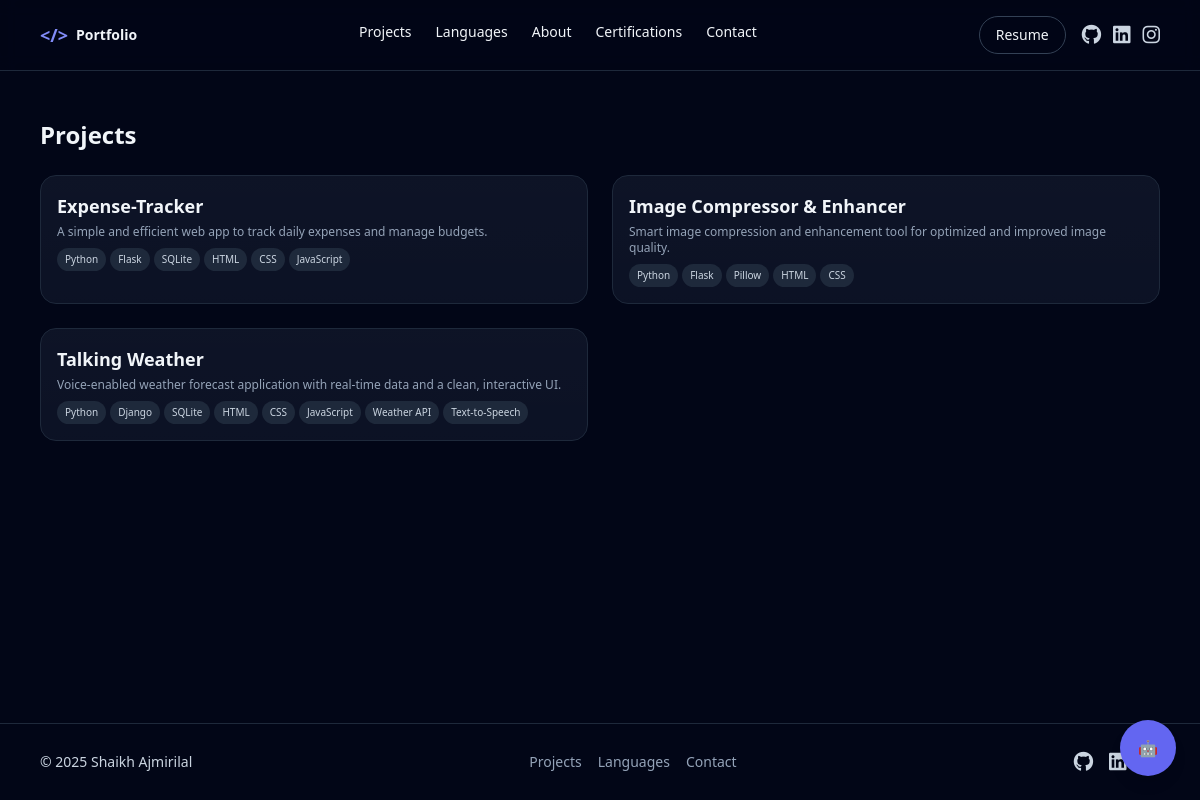
/projects/, run on the app's committed database.
### core/models.py (models this page shows, shortened)
class Project(models.Model):
    title = models.CharField(max_length=150)
    slug = models.SlugField(unique=True, blank=True)
    short_tagline = models.CharField(max_length=200, blank=True)
    description = models.TextField()
    tech_stack = models.CharField(max_length=255, help_text="Comma-separated, e.g. Python, Django, SQLite")
    github_url = models.URLField(blank=True, null=True)
    live_url = models.URLField(blank=True, null=True)
    is_featured = models.BooleanField(default=False)
    created_at = models.DateField(auto_now_add=True)
    def tech_list(self):
        return [t.strip() for t in self.tech_stack.split(',') if t.strip()]

### core/views.py (the view)
# urls.py: path('projects/', views.projects, name='projects'),
def projects(request):
    qs = []
    if Project is not None:
        try:
            qs = Project.objects.all().order_by('-id')
        except Exception:
            qs = []
    return render(request, "core/projects.html", {"projects": qs})

### core/templates/core/projects.html (shortened to what this page needs)
{% extends "core/base.html" %}
{% block content %}
<section class="max-w-6xl mx-auto px-4 py-12">
  <h1 class="text-2xl font-bold mb-6 reveal">Projects</h1>
  <div class="grid md:grid-cols-2 gap-6">
    {% for project in projects %}
      <a href="{% url 'project_detail' project.slug %}"
         class="project-card reveal p-4 rounded-2xl bg-slate-900/60 border border-slate-800" data-tilt>
        <h2 class="text-lg font-semibold mb-1">{{ project.title }}</h2>
        <p class="text-xs text-slate-400 mb-2">{{ project.short_tagline }}</p>
        <div class="flex flex-wrap gap-1 text-[10px] text-slate-300">
          {% for tech in project.tech_list %}
            <span class="px-2 py-1 rounded-full bg-slate-800">{{ tech }}</span>
          {% endfor %}
        </div>
      </a>
    {% empty %}
      <p class="text-slate-500 text-sm">No projects yet. Add some in the admin panel.</p>
    {% endfor %}
  </div>
</section>
{% endblock %}

### core/static/css/main.css (style rules this page uses)
:root { --accent-1: #6366f1; --accent-2: #a78bfa; --bg: #0b1220; }
html, body { height: 100%; }
body { -webkit-font-smoothing: antialiased; -moz-osx-font-smoothing: grayscale; }
.reveal { opacity: 0; transform: translateY(12px) scale(.995); transition: opacity .6s cubic-bezier(.2,.9,.25,1), transform .6s cubic-bezier(.2,.9,.25,1); }
.reveal.show { opacity: 1; transform: translateY(0) scale(1); }
.project-card { background: linear-gradient(180deg, rgba(255,255,255,0.02), rgba(255,255,255,0.01)); border-radius: 16px; transition: transform .36s cubic-bezier(.2,.9,.25,1), box-shadow .36s cubic-bezier(.2,.9,.25,1); will-change: transform, box-shadow; }
:root { --accent-1:#6366f1; --accent-2:#a78bfa; --bg-dark:#040612; }
.reveal { opacity:0; transform: translateY(10px) scale(.995); transition: opacity .6s ease, transform .6s ease; }
.reveal.show { opacity:1; transform: translateY(0) scale(1); }

### data on the page
Project: title "Expense-Tracker", short_tagline "A simple and efficient web app to track daily expenses and manage budgets.", tech_list "Python" "Flask" "SQLite" "HTML" "CSS" "JavaScript"
Project: title "Image Compressor & Enhancer", short_tagline "Smart image compression and enhancement tool for optimized and improved image quality.", tech_list "Python" "Flask" "Pillow" "HTML" "CSS"
Project: title "Talking Weather", short_tagline "Voice-enabled weather forecast application with real-time data and a clean, interactive UI.", tech_list "Python" "Django" "SQLite" "HTML" "CSS" "JavaScript" "Weather API" "Text-to-Speech"
